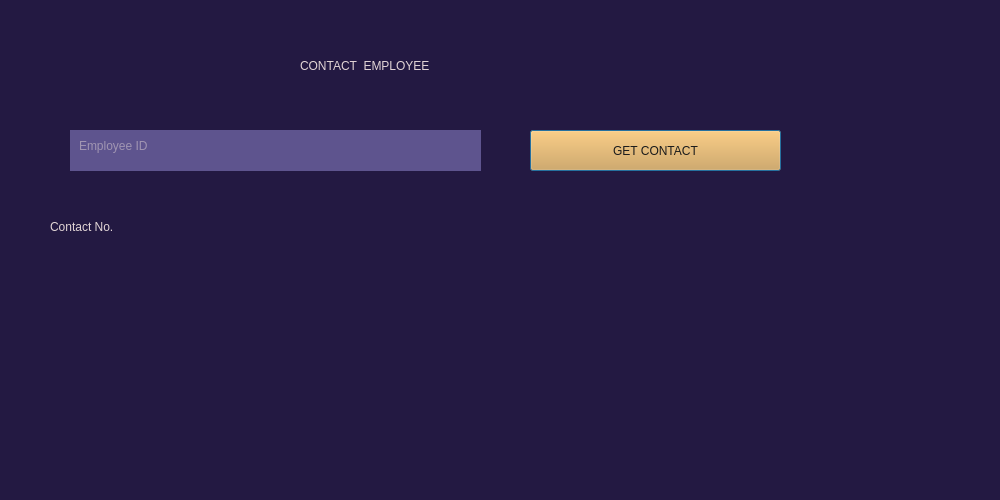
<?xml version="1.0" encoding="UTF-8"?>
<ui version="4.0">
 <class>Dialog</class>
 <widget class="QDialog" name="Dialog">
  <property name="geometry">
   <rect>
    <x>0</x>
    <y>0</y>
    <width>1000</width>
    <height>500</height>
   </rect>
  </property>
  <property name="windowTitle">
   <string>Dialog</string>
  </property>
  <property name="styleSheet">
   <string notr="true">background-color: rgb(35, 25, 66);
color: rgb(226, 213, 214);</string>
  </property>
  <widget class="QPushButton" name="get">
   <property name="geometry">
    <rect>
     <x>530</x>
     <y>130</y>
     <width>251</width>
     <height>41</height>
    </rect>
   </property>
   <property name="styleSheet">
    <string notr="true">background-color: rgb(224, 159, 62);
color: rgb(26, 27, 27);
font: 57 10pt &quot;Montserrat Medium&quot;;</string>
   </property>
   <property name="text">
    <string>GET CONTACT</string>
   </property>
  </widget>
  <widget class="QTextEdit" name="eid">
   <property name="geometry">
    <rect>
     <x>70</x>
     <y>130</y>
     <width>411</width>
     <height>41</height>
    </rect>
   </property>
   <property name="styleSheet">
    <string notr="true">background-color: rgb(94, 84, 142);
border: None;
padding:5px;
color: rgb(226, 213, 214);
font: 12pt &quot;Montserrat&quot;;</string>
   </property>
   <property name="placeholderText">
    <string>Employee ID</string>
   </property>
  </widget>
  <widget class="QLabel" name="label_2">
   <property name="geometry">
    <rect>
     <x>300</x>
     <y>40</y>
     <width>418</width>
     <height>51</height>
    </rect>
   </property>
   <property name="styleSheet">
    <string notr="true">font: 63 28pt &quot;Montserrat SemiBold&quot;;</string>
   </property>
   <property name="text">
    <string>CONTACT  EMPLOYEE</string>
   </property>
  </widget>
  <widget class="QLabel" name="contact">
   <property name="geometry">
    <rect>
     <x>210</x>
     <y>210</y>
     <width>661</width>
     <height>33</height>
    </rect>
   </property>
   <property name="styleSheet">
    <string notr="true">font: 63 18pt &quot;Montserrat&quot;;</string>
   </property>
   <property name="text">
    <string/>
   </property>
  </widget>
  <widget class="QLabel" name="label_3">
   <property name="geometry">
    <rect>
     <x>50</x>
     <y>210</y>
     <width>144</width>
     <height>33</height>
    </rect>
   </property>
   <property name="styleSheet">
    <string notr="true">font: 63 18pt &quot;Montserrat SemiBold&quot;;</string>
   </property>
   <property name="text">
    <string>Contact No.</string>
   </property>
  </widget>
 </widget>
 <resources/>
 <connections/>
</ui>
